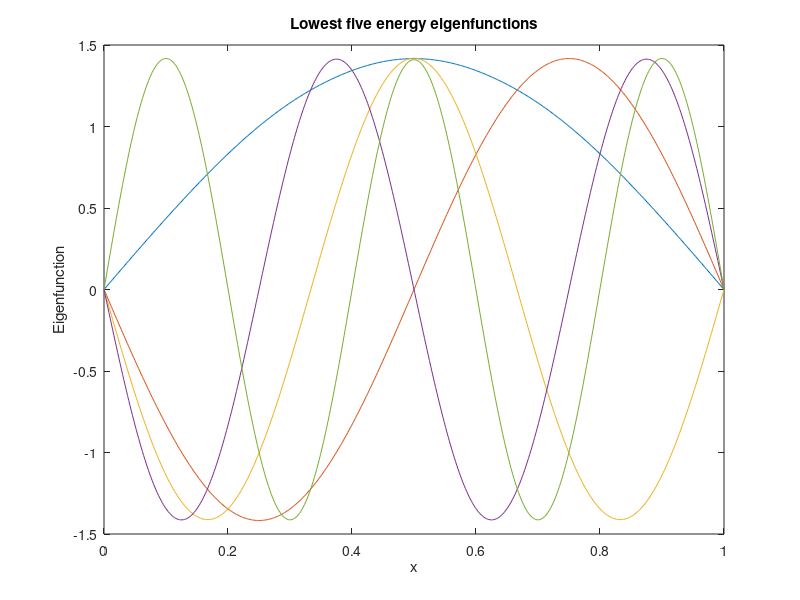
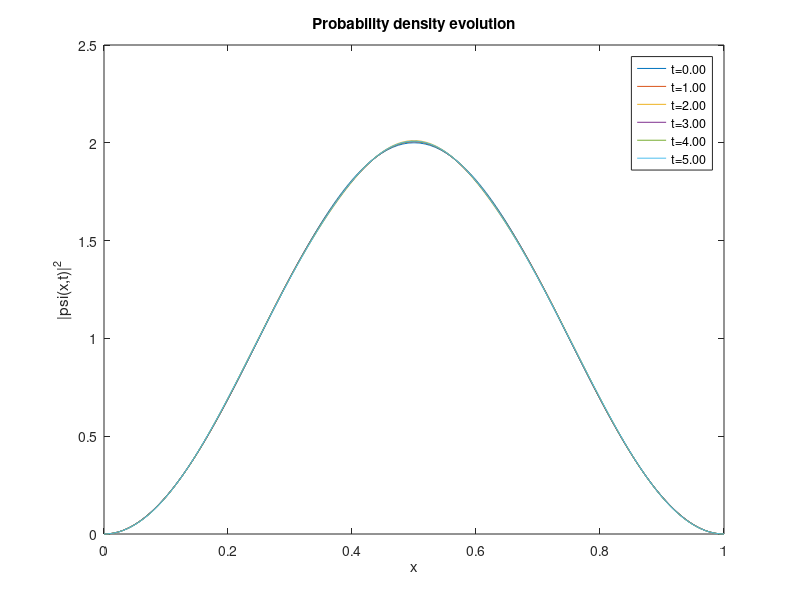

MATLAB code to generate these figures, in order:
% Dirichlet walls at x=0,L; all Hamiltonian degrees of freedom are interior.
L = 1; m = 1; hbar = 1; N = 500;
dx = L/(N+1); x = (1:N)'*dx;
potential = sin(4*pi*x/L).^4;
kinetic = -(hbar^2/(2*m*dx^2))*spdiags([ones(N,1),-2*ones(N,1),ones(N,1)],-1:1,N,N);
H = kinetic+spdiags(potential,0,N,N);
[eigenfunctions,eigenvalues_matrix] = eig(full(H));
[energies,order] = sort(diag(eigenvalues_matrix));
eigenfunctions = eigenfunctions(:,order)/sqrt(dx);
psi_initial = sqrt(2/L)*sin(pi*x/L);
coefficients = eigenfunctions' * psi_initial * dx;
% Full eigenbasis preserves the discrete norm (no unquantified truncation).
times = linspace(0,5,6); states = eigenfunctions*(coefficients.*exp(-1i*energies*times/hbar));
fprintf('Max discrete norm error: %.3g\n',max(abs(dx*sum(abs(states).^2,1)-1)));
figure; plot([0;x;L],[zeros(1,5);eigenfunctions(:,1:5);zeros(1,5)]);
xlabel('x'); ylabel('Eigenfunction'); title('Lowest five energy eigenfunctions');
figure; plot([0;x;L],[zeros(1,numel(times));abs(states).^2;zeros(1,numel(times))]);
xlabel('x'); ylabel('|psi(x,t)|^2'); title('Probability density evolution');
legend(arrayfun(@(t) sprintf('t=%.2f',t),times,'UniformOutput',false));
% Energies and wavefunctions are discretised approximations: check grid refinement.
